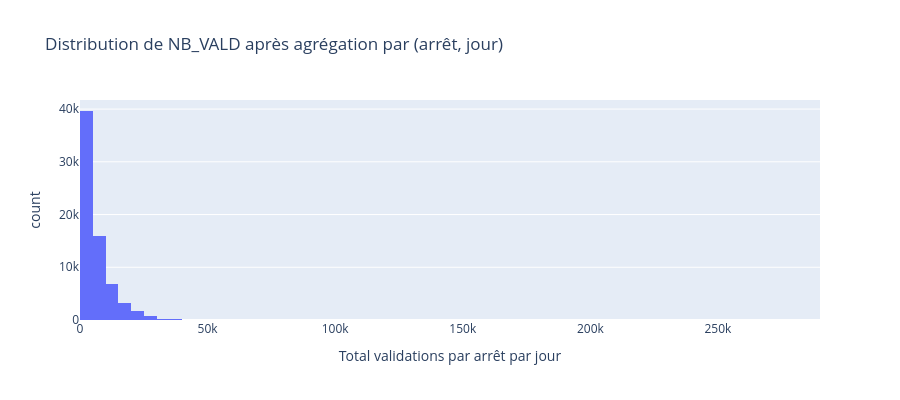

Notebook cell for this chart:
### Markdown cell above
---
## ÉTAPE 3.2 — Agrégation par (LIBELLE_ARRET, JOUR)

### Pourquoi ?
Notre table brute a **plusieurs lignes par arrêt et par jour** (une par catégorie de titre).
XGBoost a besoin d'**une seule ligne** par (arrêt, jour) avec le trafic total.

On exclut les NON DEFINIS lors de cette agrégation.

### Code cell
# Agrégation
df = pp.aggregate_by_arret_jour(df_raw)

print(f'Avant agrégation : {len(df_raw):,} lignes')
print(f'Après agrégation : {len(df):,} lignes')
print(f'Réduction : {len(df_raw) - len(df):,} lignes supprimées (agrégées)')
print(f'\nLogique : 772 arrêts × 92 jours = {772*92:,} combinaisons possibles')
print(f'On obtient {len(df):,} car certains arrêts ne sont pas actifs tous les jours')

display(df.head(5))

# Vérification : distribution NB_VALD agrégé
fig = px.histogram(
    df, x='NB_VALD', nbins=80,
    title='Distribution de NB_VALD après agrégation par (arrêt, jour)',
    labels={'NB_VALD': 'Total validations par arrêt par jour'}
)
fig.update_layout(height=400)
fig.show()

print(f'\nNB_VALD agrégé — min: {df["NB_VALD"].min():,} | '
      f'médiane: {df["NB_VALD"].median():,.0f} | '
      f'max: {df["NB_VALD"].max():,}')

### Figure 1 — Plotly figure (JSON) as saved in the notebook; plotly's stock layout.template omitted (floating-point values rounded to 4 significant figures; data arrays with more than 128 entries replaced by an {"elided": "..."} marker saying what was removed)
{"data": [{"alignmentgroup": "True", "bingroup": "x", "hovertemplate": "Total validations par arrêt par jour=%{x}<br>count=%{y}<extra></extra>", "legendgroup": "", "marker": {"color": "#636efa", "pattern": {"shape": ""}}, "name": "", "nbinsx": 80, "offsetgroup": "", "orientation": "v", "showlegend": false, "type": "histogram", "x": {"elided": "69271 int values"}, "xaxis": "x", "yaxis": "y"}], "layout": {"barmode": "relative", "height": 400, "legend": {"tracegroupgap": 0}, "title": {"text": "Distribution de NB_VALD après agrégation par (arrêt, jour)"}, "xaxis": {"anchor": "y", "domain": [0, 1], "title": {"text": "Total validations par arrêt par jour"}}, "yaxis": {"anchor": "x", "domain": [0, 1], "title": {"text": "count"}}}}
